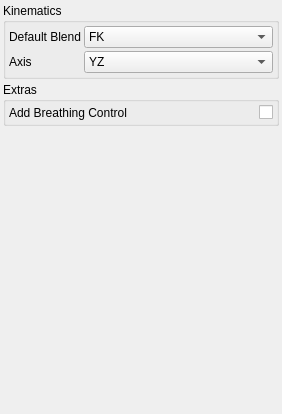
<?xml version="1.0" encoding="UTF-8"?>
<ui version="4.0">
 <class>Form</class>
 <widget class="QWidget" name="Form">
  <property name="geometry">
   <rect>
    <x>0</x>
    <y>0</y>
    <width>282</width>
    <height>414</height>
   </rect>
  </property>
  <property name="windowTitle">
   <string>Form</string>
  </property>
  <layout class="QVBoxLayout" name="verticalLayout">
   <property name="spacing">
    <number>3</number>
   </property>
   <property name="margin">
    <number>3</number>
   </property>
   <item>
    <widget class="QGroupBox" name="groupBox">
     <property name="title">
      <string>Kinematics</string>
     </property>
     <layout class="QGridLayout" name="gridLayout">
      <property name="margin">
       <number>3</number>
      </property>
      <property name="spacing">
       <number>3</number>
      </property>
      <item row="0" column="0">
       <widget class="QLabel" name="label">
        <property name="sizePolicy">
         <sizepolicy hsizetype="Fixed" vsizetype="Preferred">
          <horstretch>0</horstretch>
          <verstretch>0</verstretch>
         </sizepolicy>
        </property>
        <property name="text">
         <string>Default Blend</string>
        </property>
       </widget>
      </item>
      <item row="0" column="1">
       <widget class="QComboBox" name="uiBlend">
        <item>
         <property name="text">
          <string>FK</string>
         </property>
        </item>
        <item>
         <property name="text">
          <string>IK</string>
         </property>
        </item>
       </widget>
      </item>
      <item row="1" column="0">
       <widget class="QLabel" name="label_3">
        <property name="text">
         <string>Axis</string>
        </property>
       </widget>
      </item>
      <item row="1" column="1">
       <widget class="QComboBox" name="uiAxis">
        <item>
         <property name="text">
          <string>YZ</string>
         </property>
        </item>
        <item>
         <property name="text">
          <string>XZ</string>
         </property>
        </item>
       </widget>
      </item>
     </layout>
    </widget>
   </item>
   <item>
    <widget class="QGroupBox" name="groupBox_2">
     <property name="title">
      <string>Extras</string>
     </property>
     <layout class="QHBoxLayout" name="horizontalLayout">
      <property name="spacing">
       <number>3</number>
      </property>
      <property name="margin">
       <number>3</number>
      </property>
      <item>
       <widget class="QLabel" name="label_2">
        <property name="text">
         <string>Add Breathing Control</string>
        </property>
       </widget>
      </item>
      <item>
       <widget class="QCheckBox" name="uiBreathing">
        <property name="layoutDirection">
         <enum>Qt::RightToLeft</enum>
        </property>
        <property name="text">
         <string/>
        </property>
       </widget>
      </item>
     </layout>
    </widget>
   </item>
   <item>
    <spacer name="verticalSpacer">
     <property name="orientation">
      <enum>Qt::Vertical</enum>
     </property>
     <property name="sizeHint" stdset="0">
      <size>
       <width>20</width>
       <height>361</height>
      </size>
     </property>
    </spacer>
   </item>
  </layout>
 </widget>
 <resources/>
 <connections/>
</ui>
